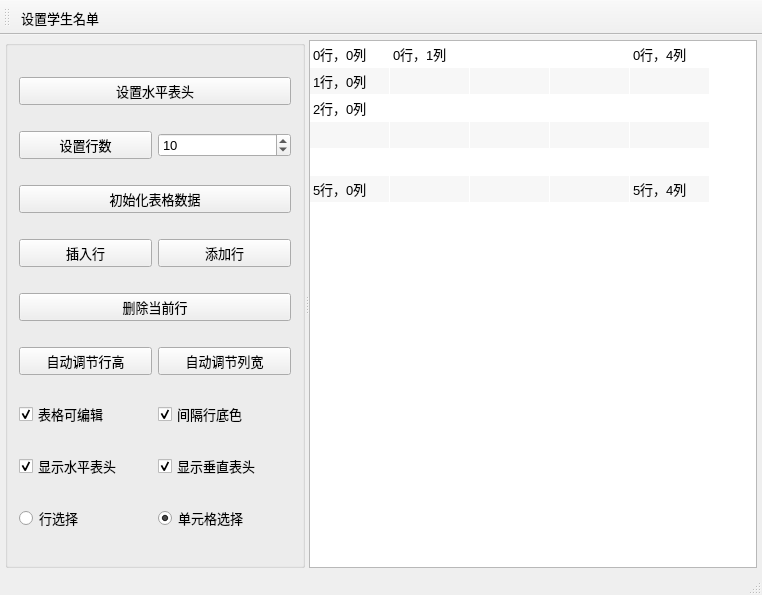
<?xml version="1.0" encoding="UTF-8"?>
<ui version="4.0">
 <class>MainWindow</class>
 <widget class="QMainWindow" name="MainWindow">
  <property name="geometry">
   <rect>
    <x>0</x>
    <y>0</y>
    <width>762</width>
    <height>595</height>
   </rect>
  </property>
  <property name="minimumSize">
   <size>
    <width>0</width>
    <height>0</height>
   </size>
  </property>
  <property name="maximumSize">
   <size>
    <width>16777215</width>
    <height>16777215</height>
   </size>
  </property>
  <property name="font">
   <font>
    <pointsize>10</pointsize>
   </font>
  </property>
  <property name="windowTitle">
   <string>QTableWidget的使用</string>
  </property>
  <widget class="QWidget" name="centralWidget">
   <layout class="QVBoxLayout" name="verticalLayout">
    <property name="leftMargin">
     <number>5</number>
    </property>
    <property name="topMargin">
     <number>5</number>
    </property>
    <property name="rightMargin">
     <number>5</number>
    </property>
    <property name="bottomMargin">
     <number>5</number>
    </property>
    <item>
     <widget class="QSplitter" name="splitterMain">
      <property name="orientation">
       <enum>Qt::Horizontal</enum>
      </property>
      <widget class="QGroupBox" name="groupBox">
       <property name="maximumSize">
        <size>
         <width>300</width>
         <height>16777215</height>
        </size>
       </property>
       <property name="title">
        <string/>
       </property>
       <layout class="QGridLayout" name="gridLayout">
        <item row="0" column="0" colspan="2">
         <widget class="QPushButton" name="btnSetHeader">
          <property name="minimumSize">
           <size>
            <width>0</width>
            <height>25</height>
           </size>
          </property>
          <property name="text">
           <string>设置水平表头</string>
          </property>
         </widget>
        </item>
        <item row="5" column="1">
         <widget class="QPushButton" name="btnAutoWidth">
          <property name="text">
           <string>自动调节列宽</string>
          </property>
         </widget>
        </item>
        <item row="7" column="0">
         <widget class="QCheckBox" name="chkBoxHeaderH">
          <property name="text">
           <string>显示水平表头</string>
          </property>
          <property name="checked">
           <bool>true</bool>
          </property>
         </widget>
        </item>
        <item row="6" column="1">
         <widget class="QCheckBox" name="chkBoxRowColor">
          <property name="text">
           <string>间隔行底色</string>
          </property>
          <property name="checked">
           <bool>true</bool>
          </property>
         </widget>
        </item>
        <item row="8" column="1">
         <widget class="QRadioButton" name="rBtnSelectItem">
          <property name="text">
           <string>单元格选择</string>
          </property>
          <property name="checked">
           <bool>true</bool>
          </property>
         </widget>
        </item>
        <item row="1" column="1">
         <widget class="QSpinBox" name="spinRowCount">
          <property name="minimum">
           <number>2</number>
          </property>
          <property name="value">
           <number>10</number>
          </property>
         </widget>
        </item>
        <item row="1" column="0">
         <widget class="QPushButton" name="btnSetRows">
          <property name="minimumSize">
           <size>
            <width>0</width>
            <height>25</height>
           </size>
          </property>
          <property name="text">
           <string>设置行数</string>
          </property>
         </widget>
        </item>
        <item row="3" column="1">
         <widget class="QPushButton" name="btnAppendRow">
          <property name="text">
           <string>添加行</string>
          </property>
         </widget>
        </item>
        <item row="8" column="0">
         <widget class="QRadioButton" name="rBtnSelectRow">
          <property name="text">
           <string>行选择</string>
          </property>
          <property name="checked">
           <bool>false</bool>
          </property>
         </widget>
        </item>
        <item row="3" column="0">
         <widget class="QPushButton" name="btnInsertRow">
          <property name="text">
           <string>插入行</string>
          </property>
         </widget>
        </item>
        <item row="6" column="0">
         <widget class="QCheckBox" name="chkBoxTabEditable">
          <property name="text">
           <string>表格可编辑</string>
          </property>
          <property name="checked">
           <bool>true</bool>
          </property>
         </widget>
        </item>
        <item row="7" column="1">
         <widget class="QCheckBox" name="chkBoxHeaderV">
          <property name="text">
           <string>显示垂直表头</string>
          </property>
          <property name="checked">
           <bool>true</bool>
          </property>
         </widget>
        </item>
        <item row="2" column="0" colspan="2">
         <widget class="QPushButton" name="btnIniData">
          <property name="minimumSize">
           <size>
            <width>0</width>
            <height>25</height>
           </size>
          </property>
          <property name="text">
           <string>初始化表格数据</string>
          </property>
         </widget>
        </item>
        <item row="5" column="0">
         <widget class="QPushButton" name="btnAutoHeght">
          <property name="text">
           <string>自动调节行高</string>
          </property>
         </widget>
        </item>
        <item row="4" column="0" colspan="2">
         <widget class="QPushButton" name="btnDelCurRow">
          <property name="text">
           <string>删除当前行</string>
          </property>
         </widget>
        </item>
       </layout>
      </widget>
      <widget class="QSplitter" name="splitter">
       <property name="lineWidth">
        <number>2</number>
       </property>
       <property name="orientation">
        <enum>Qt::Horizontal</enum>
       </property>
       <widget class="QTableWidget" name="tableInfo">
        <property name="alternatingRowColors">
         <bool>true</bool>
        </property>
        <property name="iconSize">
         <size>
          <width>24</width>
          <height>24</height>
         </size>
        </property>
        <property name="showGrid">
         <bool>true</bool>
        </property>
        <property name="gridStyle">
         <enum>Qt::NoPen</enum>
        </property>
        <property name="rowCount">
         <number>6</number>
        </property>
        <property name="columnCount">
         <number>5</number>
        </property>
        <attribute name="horizontalHeaderVisible">
         <bool>false</bool>
        </attribute>
        <attribute name="horizontalHeaderDefaultSectionSize">
         <number>80</number>
        </attribute>
        <attribute name="verticalHeaderVisible">
         <bool>false</bool>
        </attribute>
        <attribute name="verticalHeaderDefaultSectionSize">
         <number>27</number>
        </attribute>
        <row/>
        <row/>
        <row/>
        <row/>
        <row/>
        <row/>
        <column>
         <property name="text">
          <string>列1</string>
         </property>
        </column>
        <column>
         <property name="text">
          <string>列2</string>
         </property>
        </column>
        <column>
         <property name="text">
          <string>列3</string>
         </property>
        </column>
        <column/>
        <column/>
        <item row="0" column="0">
         <property name="text">
          <string>0行，0列</string>
         </property>
        </item>
        <item row="0" column="1">
         <property name="text">
          <string>0行，1列</string>
         </property>
        </item>
        <item row="0" column="4">
         <property name="text">
          <string>0行，4列</string>
         </property>
        </item>
        <item row="1" column="0">
         <property name="text">
          <string>1行，0列</string>
         </property>
        </item>
        <item row="2" column="0">
         <property name="text">
          <string>2行，0列</string>
         </property>
        </item>
        <item row="5" column="0">
         <property name="text">
          <string>5行，0列</string>
         </property>
        </item>
        <item row="5" column="4">
         <property name="text">
          <string>5行，4列</string>
         </property>
        </item>
       </widget>
      </widget>
     </widget>
    </item>
   </layout>
  </widget>
  <widget class="QStatusBar" name="statusBar"/>
  <widget class="QToolBar" name="toolBar">
   <property name="windowTitle">
    <string>toolBar</string>
   </property>
   <property name="toolButtonStyle">
    <enum>Qt::ToolButtonTextUnderIcon</enum>
   </property>
   <attribute name="toolBarArea">
    <enum>TopToolBarArea</enum>
   </attribute>
   <attribute name="toolBarBreak">
    <bool>false</bool>
   </attribute>
   <addaction name="actSetStudentList"/>
  </widget>
  <action name="actSetStudentList">
   <property name="icon">
    <iconset resource="res.qrc">
     <normaloff>:/images/icons/boy.ico</normaloff>:/images/icons/boy.ico</iconset>
   </property>
   <property name="text">
    <string>设置学生名单</string>
   </property>
  </action>
 </widget>
 <layoutdefault spacing="6" margin="11"/>
 <resources>
  <include location="res.qrc"/>
 </resources>
 <connections/>
</ui>
